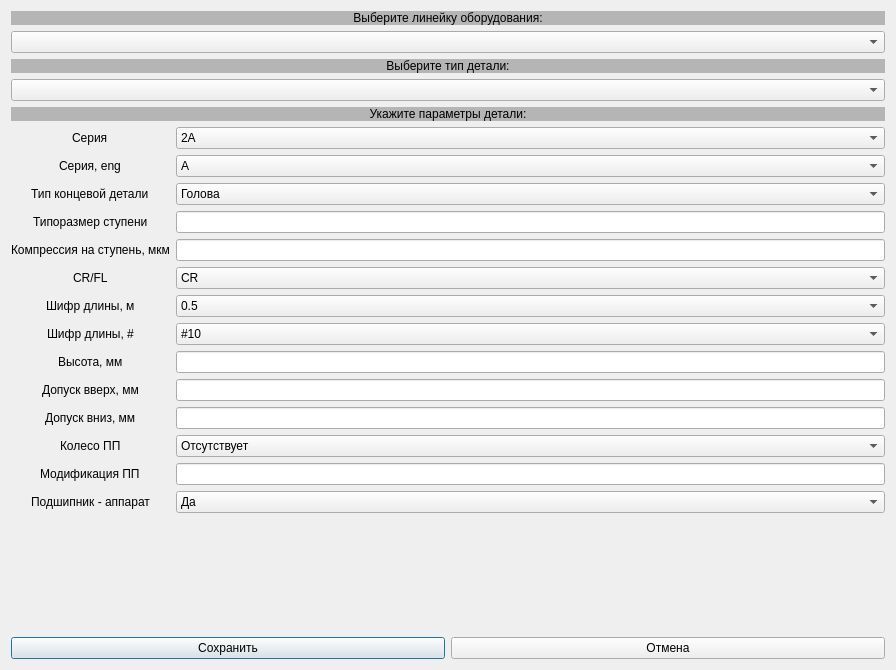
<?xml version="1.0" encoding="UTF-8"?>
<ui version="4.0">
 <class>DialogCreateNewItem</class>
 <widget class="QDialog" name="DialogCreateNewItem">
  <property name="windowModality">
   <enum>Qt::ApplicationModal</enum>
  </property>
  <property name="geometry">
   <rect>
    <x>0</x>
    <y>0</y>
    <width>896</width>
    <height>670</height>
   </rect>
  </property>
  <property name="sizePolicy">
   <sizepolicy hsizetype="Minimum" vsizetype="Minimum">
    <horstretch>0</horstretch>
    <verstretch>0</verstretch>
   </sizepolicy>
  </property>
  <property name="windowTitle">
   <string>Добавление новой детали</string>
  </property>
  <property name="styleSheet">
   <string notr="true"/>
  </property>
  <layout class="QVBoxLayout" name="verticalLayout_2">
   <item>
    <layout class="QVBoxLayout" name="verticalLayout">
     <item>
      <widget class="QLabel" name="labelProductLine">
       <property name="sizePolicy">
        <sizepolicy hsizetype="Preferred" vsizetype="Fixed">
         <horstretch>0</horstretch>
         <verstretch>0</verstretch>
        </sizepolicy>
       </property>
       <property name="styleSheet">
        <string notr="true">background-color: rgb(181, 181, 181);
font: 75 15pt &quot;MS Sans Serif&quot;;</string>
       </property>
       <property name="text">
        <string>Выберите линейку оборудования:</string>
       </property>
       <property name="alignment">
        <set>Qt::AlignCenter</set>
       </property>
      </widget>
     </item>
     <item>
      <widget class="QComboBox" name="comboBoxProductLine">
       <item>
        <property name="text">
         <string/>
        </property>
       </item>
       <item>
        <property name="text">
         <string>TPS-Line</string>
        </property>
       </item>
       <item>
        <property name="text">
         <string>EZLine</string>
        </property>
       </item>
       <item>
        <property name="text">
         <string>REDA</string>
        </property>
       </item>
       <item>
        <property name="text">
         <string>другое</string>
        </property>
       </item>
      </widget>
     </item>
     <item>
      <widget class="QLabel" name="labelItemType">
       <property name="sizePolicy">
        <sizepolicy hsizetype="Preferred" vsizetype="Fixed">
         <horstretch>0</horstretch>
         <verstretch>0</verstretch>
        </sizepolicy>
       </property>
       <property name="styleSheet">
        <string notr="true">background-color: rgb(181, 181, 181);
font: 75 15pt &quot;MS Sans Serif&quot;;</string>
       </property>
       <property name="text">
        <string>Выберите тип детали:</string>
       </property>
       <property name="alignment">
        <set>Qt::AlignCenter</set>
       </property>
      </widget>
     </item>
     <item>
      <widget class="QComboBox" name="comboBoxItemType">
       <item>
        <property name="text">
         <string/>
        </property>
       </item>
       <item>
        <property name="text">
         <string>Корпус</string>
        </property>
       </item>
       <item>
        <property name="text">
         <string>Направляющий аппарат</string>
        </property>
       </item>
       <item>
        <property name="text">
         <string>Нижний направляющий аппарат</string>
        </property>
       </item>
       <item>
        <property name="text">
         <string>Подшипник</string>
        </property>
       </item>
       <item>
        <property name="text">
         <string>Концевая деталь</string>
        </property>
       </item>
      </widget>
     </item>
     <item>
      <widget class="QLabel" name="labelItemParameters">
       <property name="sizePolicy">
        <sizepolicy hsizetype="Preferred" vsizetype="Fixed">
         <horstretch>0</horstretch>
         <verstretch>0</verstretch>
        </sizepolicy>
       </property>
       <property name="styleSheet">
        <string notr="true">background-color: rgb(181, 181, 181);
font: 75 15pt &quot;MS Sans Serif&quot;;</string>
       </property>
       <property name="text">
        <string>Укажите параметры детали:</string>
       </property>
       <property name="alignment">
        <set>Qt::AlignCenter</set>
       </property>
      </widget>
     </item>
     <item>
      <layout class="QFormLayout" name="formLayoutParameters">
       <property name="sizeConstraint">
        <enum>QLayout::SetDefaultConstraint</enum>
       </property>
       <property name="fieldGrowthPolicy">
        <enum>QFormLayout::AllNonFixedFieldsGrow</enum>
       </property>
       <property name="labelAlignment">
        <set>Qt::AlignCenter</set>
       </property>
       <property name="formAlignment">
        <set>Qt::AlignHCenter|Qt::AlignTop</set>
       </property>
       <item row="0" column="0">
        <widget class="QLabel" name="labelSeriesRus">
         <property name="text">
          <string>Серия</string>
         </property>
        </widget>
       </item>
       <item row="0" column="1">
        <widget class="QComboBox" name="comboBoxSeriesRus">
         <item>
          <property name="text">
           <string>2A</string>
          </property>
         </item>
         <item>
          <property name="text">
           <string>5</string>
          </property>
         </item>
         <item>
          <property name="text">
           <string>5A</string>
          </property>
         </item>
        </widget>
       </item>
       <item row="1" column="0">
        <widget class="QLabel" name="labelSeriesEng">
         <property name="text">
          <string>Серия, eng</string>
         </property>
        </widget>
       </item>
       <item row="1" column="1">
        <widget class="QComboBox" name="comboBoxSeriesEng">
         <item>
          <property name="text">
           <string>A</string>
          </property>
         </item>
         <item>
          <property name="text">
           <string>D</string>
          </property>
         </item>
         <item>
          <property name="text">
           <string>G</string>
          </property>
         </item>
         <item>
          <property name="text">
           <string>H</string>
          </property>
         </item>
         <item>
          <property name="text">
           <string>J</string>
          </property>
         </item>
         <item>
          <property name="text">
           <string>S</string>
          </property>
         </item>
        </widget>
       </item>
       <item row="2" column="0">
        <widget class="QLabel" name="labelHorB">
         <property name="text">
          <string>Тип концевой детали</string>
         </property>
        </widget>
       </item>
       <item row="2" column="1">
        <widget class="QComboBox" name="comboBoxHorB">
         <item>
          <property name="text">
           <string>Голова</string>
          </property>
         </item>
         <item>
          <property name="text">
           <string>Основание</string>
          </property>
         </item>
        </widget>
       </item>
       <item row="3" column="0">
        <widget class="QLabel" name="labelStagSize">
         <property name="text">
          <string>Типоразмер ступени</string>
         </property>
        </widget>
       </item>
       <item row="3" column="1">
        <widget class="QLineEdit" name="lineEditStagSize"/>
       </item>
       <item row="6" column="0">
        <widget class="QLabel" name="labelLengthCodeRus">
         <property name="text">
          <string>Шифр длины, м</string>
         </property>
        </widget>
       </item>
       <item row="6" column="1">
        <widget class="QComboBox" name="comboBoxLengthCodeRus">
         <item>
          <property name="text">
           <string>0.5</string>
          </property>
         </item>
         <item>
          <property name="text">
           <string>1</string>
          </property>
         </item>
         <item>
          <property name="text">
           <string>1.5</string>
          </property>
         </item>
         <item>
          <property name="text">
           <string>2</string>
          </property>
         </item>
         <item>
          <property name="text">
           <string>2.5</string>
          </property>
         </item>
         <item>
          <property name="text">
           <string>3</string>
          </property>
         </item>
         <item>
          <property name="text">
           <string>3.5</string>
          </property>
         </item>
         <item>
          <property name="text">
           <string>4</string>
          </property>
         </item>
         <item>
          <property name="text">
           <string>4.5</string>
          </property>
         </item>
         <item>
          <property name="text">
           <string>5</string>
          </property>
         </item>
         <item>
          <property name="text">
           <string>5.5</string>
          </property>
         </item>
         <item>
          <property name="text">
           <string>6</string>
          </property>
         </item>
         <item>
          <property name="text">
           <string>6.5</string>
          </property>
         </item>
         <item>
          <property name="text">
           <string>7</string>
          </property>
         </item>
         <item>
          <property name="text">
           <string>7.5</string>
          </property>
         </item>
         <item>
          <property name="text">
           <string>8</string>
          </property>
         </item>
         <item>
          <property name="text">
           <string>8.5</string>
          </property>
         </item>
         <item>
          <property name="text">
           <string>9</string>
          </property>
         </item>
         <item>
          <property name="text">
           <string>9.5</string>
          </property>
         </item>
         <item>
          <property name="text">
           <string>10</string>
          </property>
         </item>
        </widget>
       </item>
       <item row="7" column="0">
        <widget class="QLabel" name="labelLengthCodeEng">
         <property name="text">
          <string>Шифр длины, #</string>
         </property>
        </widget>
       </item>
       <item row="7" column="1">
        <widget class="QComboBox" name="comboBoxLengthCodeEng">
         <item>
          <property name="text">
           <string>#10</string>
          </property>
         </item>
         <item>
          <property name="text">
           <string>#20</string>
          </property>
         </item>
         <item>
          <property name="text">
           <string>#30</string>
          </property>
         </item>
         <item>
          <property name="text">
           <string>#40</string>
          </property>
         </item>
         <item>
          <property name="text">
           <string>#50</string>
          </property>
         </item>
         <item>
          <property name="text">
           <string>#60</string>
          </property>
         </item>
         <item>
          <property name="text">
           <string>#70</string>
          </property>
         </item>
         <item>
          <property name="text">
           <string>#80</string>
          </property>
         </item>
         <item>
          <property name="text">
           <string>#90</string>
          </property>
         </item>
         <item>
          <property name="text">
           <string>#100</string>
          </property>
         </item>
         <item>
          <property name="text">
           <string>#110</string>
          </property>
         </item>
         <item>
          <property name="text">
           <string>#120</string>
          </property>
         </item>
         <item>
          <property name="text">
           <string>#130</string>
          </property>
         </item>
         <item>
          <property name="text">
           <string>#140</string>
          </property>
         </item>
         <item>
          <property name="text">
           <string>#150</string>
          </property>
         </item>
         <item>
          <property name="text">
           <string>#160</string>
          </property>
         </item>
        </widget>
       </item>
       <item row="8" column="0">
        <widget class="QLabel" name="labelHeight">
         <property name="text">
          <string>Высота, мм</string>
         </property>
        </widget>
       </item>
       <item row="8" column="1">
        <widget class="QLineEdit" name="lineEditHeight"/>
       </item>
       <item row="9" column="0">
        <widget class="QLabel" name="labelUpDev">
         <property name="text">
          <string>Допуск вверх, мм</string>
         </property>
        </widget>
       </item>
       <item row="9" column="1">
        <widget class="QLineEdit" name="lineEditUpDev"/>
       </item>
       <item row="10" column="0">
        <widget class="QLabel" name="labelLowDev">
         <property name="text">
          <string>Допуск вниз, мм</string>
         </property>
        </widget>
       </item>
       <item row="10" column="1">
        <widget class="QLineEdit" name="lineEditLowDev"/>
       </item>
       <item row="11" column="0">
        <widget class="QLabel" name="labelBearingImp">
         <property name="text">
          <string>Колесо ПП</string>
         </property>
        </widget>
       </item>
       <item row="11" column="1">
        <widget class="QComboBox" name="comboBoxBearingImp">
         <item>
          <property name="text">
           <string>Отсутствует</string>
          </property>
         </item>
         <item>
          <property name="text">
           <string>Короткое</string>
          </property>
         </item>
         <item>
          <property name="text">
           <string>Обычное</string>
          </property>
         </item>
        </widget>
       </item>
       <item row="12" column="0">
        <widget class="QLabel" name="labelBearingMod">
         <property name="text">
          <string>Модификация ПП</string>
         </property>
        </widget>
       </item>
       <item row="12" column="1">
        <widget class="QLineEdit" name="lineEditBearingMod"/>
       </item>
       <item row="5" column="1">
        <widget class="QComboBox" name="comboBoxCRFL">
         <item>
          <property name="text">
           <string>CR</string>
          </property>
         </item>
         <item>
          <property name="text">
           <string>FL</string>
          </property>
         </item>
        </widget>
       </item>
       <item row="5" column="0">
        <widget class="QLabel" name="labelCRFL">
         <property name="text">
          <string>CR/FL</string>
         </property>
        </widget>
       </item>
       <item row="4" column="0">
        <widget class="QLabel" name="labelCompression">
         <property name="text">
          <string>Компрессия на ступень, мкм</string>
         </property>
        </widget>
       </item>
       <item row="4" column="1">
        <widget class="QLineEdit" name="lineEditCompression"/>
       </item>
       <item row="13" column="0">
        <widget class="QLabel" name="labelBearingIsDif">
         <property name="text">
          <string>Подшипник - аппарат</string>
         </property>
        </widget>
       </item>
       <item row="13" column="1">
        <widget class="QComboBox" name="comboBoxBearingIsDif">
         <item>
          <property name="text">
           <string>Да</string>
          </property>
         </item>
         <item>
          <property name="text">
           <string>Нет</string>
          </property>
         </item>
        </widget>
       </item>
      </layout>
     </item>
     <item>
      <widget class="QWidget" name="widget" native="true"/>
     </item>
     <item>
      <spacer name="verticalSpacer">
       <property name="orientation">
        <enum>Qt::Vertical</enum>
       </property>
       <property name="sizeType">
        <enum>QSizePolicy::MinimumExpanding</enum>
       </property>
       <property name="sizeHint" stdset="0">
        <size>
         <width>20</width>
         <height>40</height>
        </size>
       </property>
      </spacer>
     </item>
     <item>
      <layout class="QHBoxLayout" name="horizontalLayout">
       <item>
        <widget class="QPushButton" name="pushButtonSave">
         <property name="text">
          <string>Сохранить</string>
         </property>
        </widget>
       </item>
       <item>
        <widget class="QPushButton" name="pushButtonCancel">
         <property name="text">
          <string>Отмена</string>
         </property>
        </widget>
       </item>
      </layout>
     </item>
    </layout>
   </item>
  </layout>
 </widget>
 <resources/>
 <connections/>
</ui>
